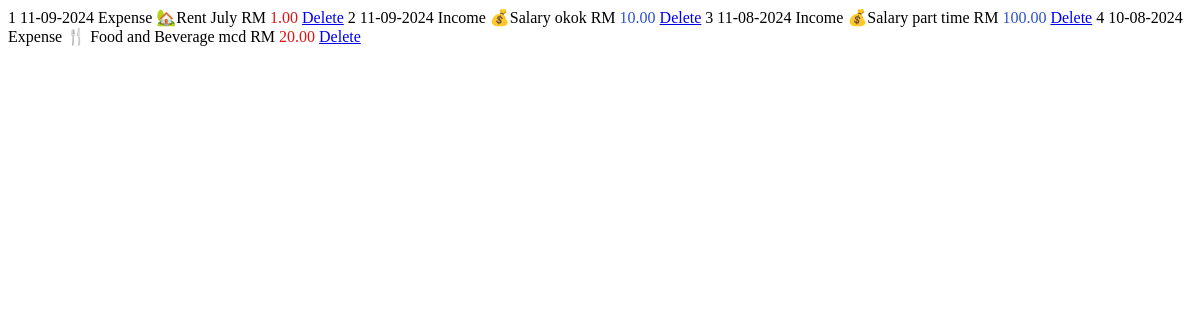
Before: /default_table with the older database file.
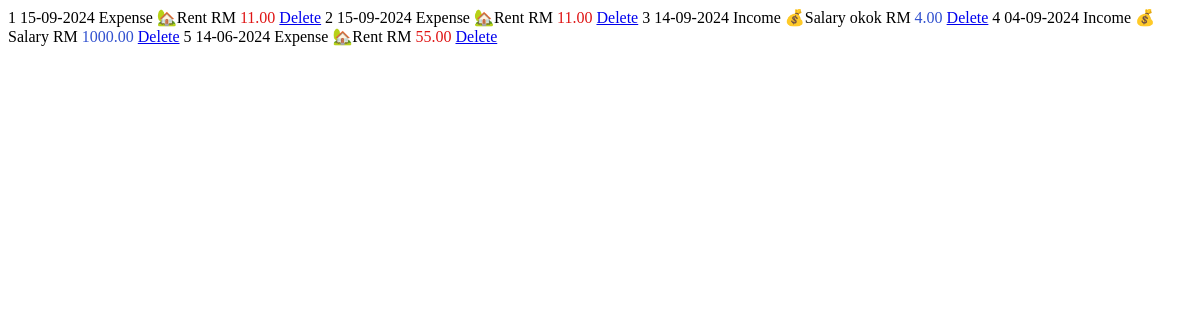
After: the same page with the newer database file.
### application/models.py (models this page shows, shortened)
class add_expenses(db.Model):
    id = db.Column(db.Integer, primary_key=True)
    amount = db.Column(db.Double, nullable=False)
    category = db.Column(db.String(30),nullable=False)
    date = db.Column(db.DateTime, nullable=False)
    type = db.Column(db.String(10), nullable=False, default= 'Expense')
    nota = db.Column(db.String(15))

class add_incomes(db.Model):
    id = db.Column(db.Integer, primary_key=True)
    amount = db.Column(db.Double, nullable=False)
    category = db.Column(db.String(30),nullable=False)
    date = db.Column(db.DateTime, nullable=False)
    type = db.Column(db.String(10), nullable=False, default= 'Income')
    nota = db.Column(db.String(15))

### application/routes.py (the view)
@app.route('/default_table')
def default_table():
    expenses = add_expenses.query.order_by(add_expenses.date.desc()).all()
    incomes = add_incomes.query.order_by(add_incomes.date.desc()).all()
    entries = combine_table(expenses,incomes)
    return render_template('default_table.html', entries=entries)

### application/routes.py (called while the page is built)
def combine_table(expenses,incomes):
    entries = []
    for expense in expenses:
        entries.append({
            'id': expense.id,
            'date': expense.date,
            'type': expense.type,
            'category': expense.category,  # Assuming a category field exists
            'amount': expense.amount,
            'nota': expense.nota
        })
    for income in incomes:
        entries.append({
            'id': income.id,
            'date': income.date,
            'type': income.type,
            'category': income.category,  # Assuming the source acts as a category
            'amount': income.amount,
            'nota': income.nota
        })
    entries.sort(key=lambda x: x['date'], reverse=True)
    return entries

### application/templates/default_table.html
{% for entry in entries %}
<tr>
    <th scope="row">{{loop.index}}</th>
    <td>{{entry.date.strftime("%d-%m-%Y")}}</td>
    <td>{{entry.type}}</td>
    <td>{{entry.category }}</td>
    <td>{{entry.nota }}</td>
    {% if entry.type == 'Expense' %}
    <td class="amount-field">RM <span style="color: rgb(223, 20, 20);">{{ "{:.2f}".format(entry.amount) }}</span></td>
    {% else %}
    <td class="amount-field">RM <span style="color: rgb(49, 81, 207);">{{ "{:.2f}".format(entry.amount) }}</span></td>
    {% endif %}
    <td><a href="{{ url_for('delete', entry_id = entry.id, entry_type=entry.type, entry_amount=entry.amount, entry_date=entry.date.strftime('%Y-%m-%d %H:%M:%S'), next=url_for('index'), type=entry.type ) }}"  class="btn btn-outline-danger btn-sm">Delete</a></td>
</tr>
{% endfor %}

Changed rows visible on the page:
removed add_expenses: date "11-09-2024", type "Expense", category "🏡Rent", nota "July", amount "1.00"
removed add_incomes: date "11-09-2024", type "Income", category "💰Salary", nota "okok", amount "10.00"
removed add_incomes: date "11-08-2024", type "Income", category "💰Salary", nota "part time", amount "100.00"
removed add_expenses: date "10-08-2024", type "Expense", category "🍴 Food and Beverage", nota "mcd", amount "20.00"
added add_expenses: date "15-09-2024", type "Expense", category "🏡Rent", amount "11.00"
added add_expenses: date "15-09-2024", type "Expense", category "🏡Rent", amount "11.00"
added add_incomes: date "14-09-2024", type "Income", category "💰Salary", nota "okok", amount "4.00"
added add_incomes: date "04-09-2024", type "Income", category "💰Salary", amount "1000.00"
added add_expenses: date "14-06-2024", type "Expense", category "🏡Rent", amount "55.00"
